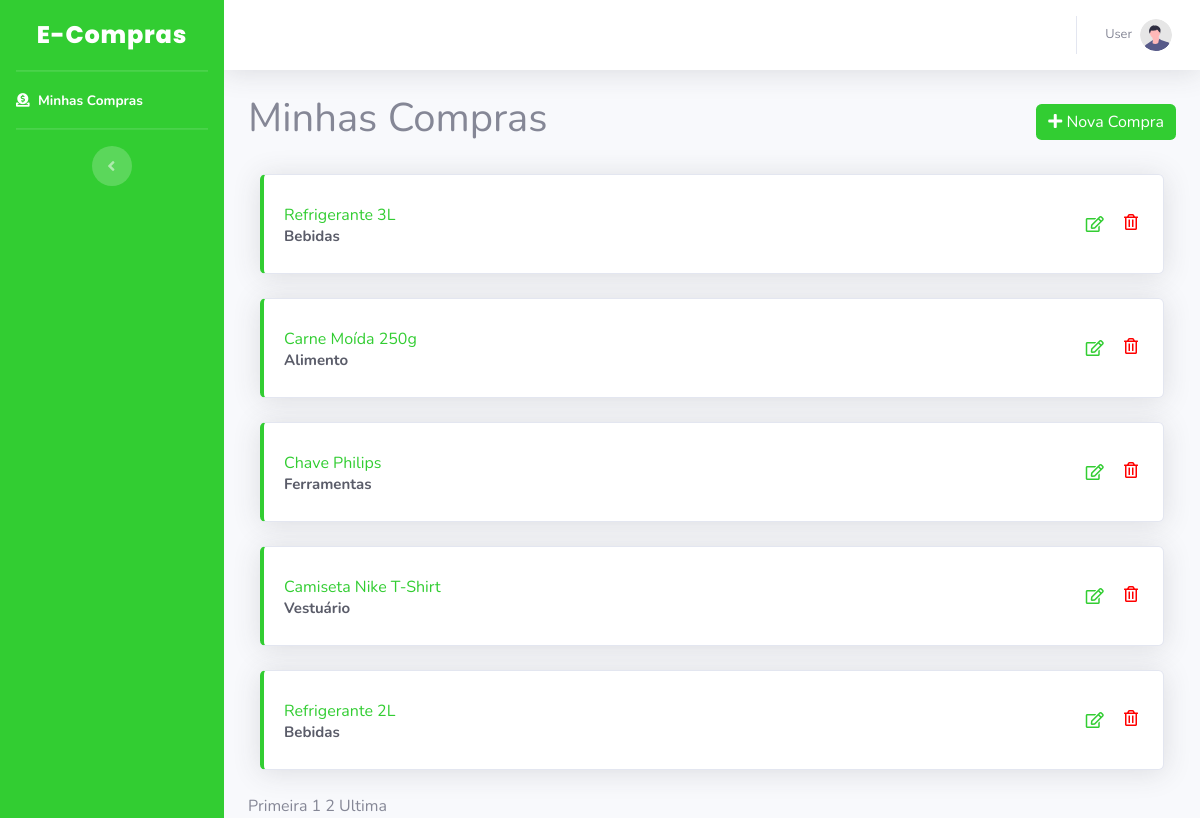
The page / on the database its author committed.
### tables this page shows
CREATE TABLE `product_list` (
  `cod` int(11) NOT NULL,
  `product_name` varchar(100) DEFAULT NULL,
  `value` double DEFAULT NULL,
  `category` varchar(100) DEFAULT NULL,
  `perishable` char(3) DEFAULT NULL,
  `purchase_date` datetime DEFAULT NULL
);

### index.php (the view, shortened to what this page needs)
<?php
include_once 'php/conexao.php';
?>
<!DOCTYPE html>
<html lang="pt-br">
<head>
    <link href="vendor/fontawesome-free/css/all.min.css" rel="stylesheet" type="text/css">
    <link href="https://cdn.jsdelivr.net/npm/bootstrap@5.1.1/dist/css/bootstrap.min.css" rel="stylesheet"
>
    <link href="css/sb-admin-2.min.css" rel="stylesheet">
</head>
<body id="page-top">
    <div id="wrapper">
        <ul class="navbar-nav sidebar sidebar-dark accordion" id="accordionSidebar"
            style="background-color: limegreen; color:#7FE084;">
            <a class="sidebar-brand d-flex align-items-center justify-content-center" href="index.php">
                <div class="sidebar-brand-text mx-3">E-Compras</div>
            </a>
            <hr class="sidebar-divider my-0">
            <li class="nav-item active">
                <a class="nav-link collapsed" href="index.php">
                <i class="fas fa-donate"></i>
                    <span>Minhas Compras</span>
                </a>
            </li>
            <hr class="sidebar-divider d-none d-md-block">
            <div class="text-center d-none d-md-inline">
                <button class="rounded-circle border-0" id="sidebarToggle"></button>
            </div>
        </ul>
        <div id="content-wrapper" class="d-flex flex-column">
            <div id="content">
                <nav class="navbar navbar-expand navbar-light bg-white topbar mb-4 static-top shadow">
                    <ul class="navbar-nav ml-auto">
                        <li class="nav-item dropdown no-arrow">
                            <a class="nav-link dropdown-toggle" href="#" id="userDropdown" role="button"
                                data-toggle="dropdown" aria-haspopup="true" aria-expanded="false">
                                <span class="mr-2 d-none d-lg-inline text-gray-600 small">User</span>
                                <img class="img-profile rounded-circle"
                                    src="img/undraw_profile.svg">
                            </a>
                        </li>
                    </ul>
                </nav>
                <div class="container-fluid">
                    <div class="d-sm-flex align-items-center justify-content-between mb-4">
                        <h1>Minhas Compras</h1>
                        <button type="button" class="btn btn-primary" style="background-color: limegreen; border:none;"
                            data-bs-toggle="modal" data-bs-target="#cadArea">
                            <i class="fas fa-plus"></i>
                            Nova Compra
                        </button>
                    </div>
                        <?php
                            $pagina_atual = filter_input(INPUT_GET,'pagina', FILTER_SANITIZE_NUMBER_INT);
                            $pagina = (!empty($pagina_atual)) ? $pagina_atual : 1;
                            $qnt_result_pg = 5;
                            $inicio = ($qnt_result_pg * $pagina) - $qnt_result_pg;
                            $sql2 = "select cod, product_name, value, category, perishable
                            from product_list
                            LIMIT $inicio, $qnt_result_pg";
                            $query2 = mysqli_query($conn, $sql2);
                        ?>
                        <?php
                            while ($row = mysqli_fetch_assoc($query2))
                           {
                        ?>
                        <div class="col-md-12 mb-4">
                            <div class="card shadow h-100 py-2" style="border-left:4px solid limegreen;">
                                <div class="card-body">
                                    <div class="row no-gutters align-items-center">
                                        <div class="col mr-2">
                                            <div cclass="text-xs font-weight-bold text-uppercase mb-1" style="color: limegreen;">
                                                <?php echo $row['product_name']?></div>
                                            <div class="h5 mb-0 font-weight-bold text-gray-800" style="color: limegreen; font-size: 15px;">
                                                <?php echo $row['category']?></div>
                                        </div>
                                        <div class="col-auto">
                                            <a href="#editArea" class="btn btn-circle" style="color: limegreen;"
                                                data-bs-toggle="modal" data-bs-target="#editarea"
                                                data-bs-whateverid="<?php echo $row['cod'];?>"
                                                data-bs-whatevernome="<?php echo $row['product_name'];?>"
                                                data-bs-whatevervalor="<?php echo $row['value'];?>"
                                                data-bs-whatevercategoria="<?php echo $row['category'];?>"
                                                data-bs-whatevertipo="<?php echo $row['perishable'];?>">
                                                <i class="far fa-edit"></i>
                                            </a>
                                            <?php echo
                                                "<style>button{background-color:transparent;color:white;border-style:none; border-radius:50px; padding: 5px;}.buttons{text-decoration:none;color:red;}.buttons:hover{color: darkred;}.edit{background-color:limegreen;}</style><button><a class='buttons' href='php/deleteproduct.php?id=".$row['cod']."'><i class='far fa-trash-alt'></i></a></button>";?>
                                        </div>
                                    </div>
                                </div>
                            </div>
                        </div>
                        <?php }
                            $result_pg = "SELECT COUNT(cod) AS num_result FROM product_list";
                            $resultado_pg = mysqli_query($conn, $result_pg);
                            $row_pg = mysqli_fetch_assoc($resultado_pg);
                            $quantidade_pg = ceil($row_pg['num_result'] / $qnt_result_pg);
                            if ($row_pg['num_result'] == 0){
                                echo "<h1 class='h3 mb-0 text-gray'>Você não possui nenhuma fazenda cadastrada!</h1><br>";
                            } else {
                            $max_links = 2;
                            echo "<style>a { text-decoration: none; color: inherit; }a:hover{text-decoration: none; color: limegreen;}</style><a class='link' href='index.php?pagina=1'>Primeira</a> ";
                            echo "$pagina ";
                            for($pag_dep = $pagina + 1; $pag_dep <= $pagina + $max_links; $pag_dep++)
                            {
                                if($pag_dep <= $quantidade_pg)
                                {
                                    echo "<a href='index.php?pagina=$pag_dep'>$pag_dep</a> ";
                                }
                            }
                            echo "<a href='index.php?pagina=$quantidade_pg'>Ultima</a>";
                            }
                        ?>
                </div>
            </div>
</body>
</html>

### index.php (style rules this page uses)
button { background-color:transparent;color:white;border-style:none; border-radius:50px; padding: 5px; }
.buttons { text-decoration:none;color:red; }
a { text-decoration: none; color: inherit; }

### rows shown on the page
product_list: product_name "Refrigerante 3L", category "Bebidas"
product_list: product_name "Carne Moída 250g", category "Alimento"
product_list: product_name "Chave Philips", category "Ferramentas"
product_list: product_name "Camiseta Nike T-Shirt", category "Vestuário"
product_list: product_name "Refrigerante 2L", category "Bebidas"

### other values the page prints
$pagina "1"
